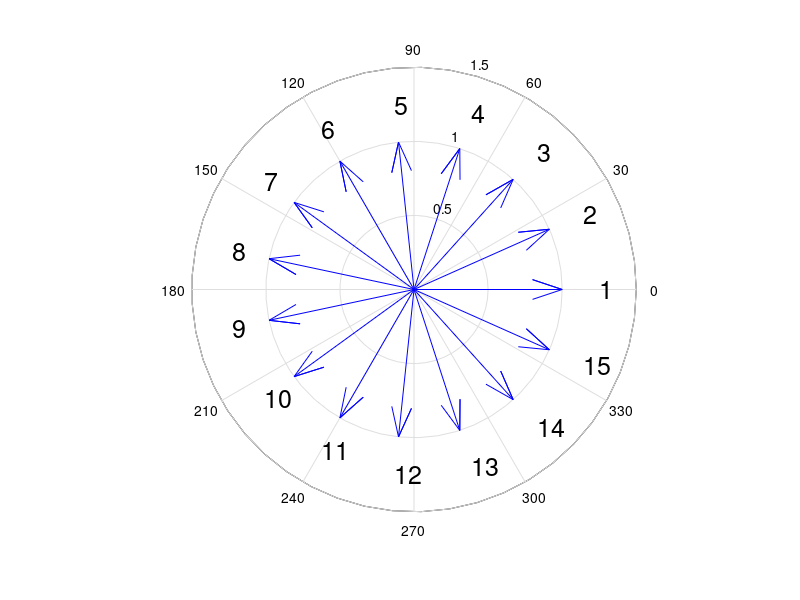

This chart was generated by the following MATLAB code:
% AutoWinding.m
% For arranging AC machine's windings and auto excitation arrangement in Ansys Maxwell.
% By JIANG M. Y. on 2021-08-04.

% ===Instruction===
% 1. Fill the "input" according to your model.
% 2. Run the script in "Tools > Run script"
% 3. The name of winding terminal should be in the form of "TerminalName_TerminalNumber", (e.g. Terminal_3). 

clear all
clc

% Input 
mode=2;         
% mode=1 for single layer auto winding excitation arrangement in Maxwell 2D 
% mode=2 for double layer auto winding excitation arrangement in Maxwell 2D
% mode=3 for single layer auto winding excitation arrangement in Maxwell 3D
% mode=4 for double layer auto winding excitation arrangement in Maxwell 3D
% mode=5 for winding arrangement display only
OutputFilename='test1.vbs';        % Filename of .vbs
ProjectName='DS-R-1';         % Filename of .aedt
DesignName='noload-m2';        % Name of the design
TerminalName1='ICoil';     % Name of the winding terminal
TerminalName2='ICoilu';     % Name of the winding terminal (For mode 2 and mode 4)
WindingNames={'A','B','C'};         % Names of windings, like 'A', 'B', 'C'
p=2;       % Pole pairs
z=30;       % Slots
coil_pitch=0;       % 0 for auto coil pitch calculation, [1, +inf) for manual control, -1 for drum coil
Nc=0;        % Number of one layer conductors, Nc=0 for already set
FlagCreateWinding=1;    % Switch of create winding, 1 for need to create, 0 for no need
%=========================================================
m= length(WindingNames); % Phases
% Auto calculate the coil pitch (usually 5/6 of whole pitch)
if coil_pitch==0
    coil_pitch=floor(z/(2*p)*5/6);
    if coil_pitch==0
        coil_pitch=1;
    end
elseif coil_pitch==-1
    coil_pitch=0;
end

alf=p*360/z;        % Electric angle between two slots in deg
% Display
fprintf('Coil pitch = %d slot(s)\n',coil_pitch)
fprintf('Slot angle = %.4f deg\n',alf)

% Calculate the electric angle of every slot (0 deg - 359 deg)
for i=1:z
    slot_deg(i)=(i-1)*alf+0.0001;
    while(1)
        if slot_deg(i)>=360
            slot_deg(i)=slot_deg(i)-360;
        else
            break
        end
    end
end

% Plot slot-star vectogram
n = z / gcd(z,p);
if n == p
    n = 2*n;
end
for i=1:n
    c(i)=complex(cosd(slot_deg(i)),sind(slot_deg(i)));
end
compass(c)
for i=1:n
    text(1.25*cosd(slot_deg(i)),1.25*sind(slot_deg(i)),num2str(i),'FontSize',18);
end

% Sort the phase of slots by band
BandDeg=360/(2*m); % Degree of one band
for i=1:m
    BandPos(i,1)=(2*i-2)*BandDeg;
    BandPos(i,2)=(2*i-1)*BandDeg;
    BandNeg(i,1)=180+(2*i-2)*BandDeg;
    BandNeg(i,2)=180+(2*i-1)*BandDeg;
end

for i=1:m
    for j=1:2
        if BandPos(i,j)>360
            BandPos(i,j)=BandPos(i,j)-360;
        end
        if BandNeg(i,j)>360
            BandNeg(i,j)=BandNeg(i,j)-360;
        end
    end
end

for i=1:z
    for j=1:length(BandPos)
        if slot_deg(i)>=BandPos(j,1) && slot_deg(i)<BandPos(j,2)
            slot_phase_in(i)=j;
        end
    end
    for j=1:length(BandNeg)
        if slot_deg(i)>=BandNeg(j,1) && slot_deg(i)<BandNeg(j,2)
            slot_phase_in(i)=-j;
        end
    end
end

% Calculate the outside layer of slots (for double layer lapcoil)
for i=1:coil_pitch
    slot_phase_out(i)=-slot_phase_in(z-coil_pitch+i);
end
for i=1:z-coil_pitch
    slot_phase_out(i+coil_pitch)=-slot_phase_in(i);
end

SLOT=[slot_phase_out;slot_phase_in];

% Calculate the pitch factor
if coil_pitch==0
    k_p=1;
else
    k_p=sind(coil_pitch/(z/(2*p))*90);
end

% Calculate the distribution factor
q=z/(2*p*m);    % Slots per phase per pole
[N,D]=rat(q);
if D~=1
    q=N;
    alf=60/N;
end
k_d=sind(q*alf/2)/(q*sind(alf/2));

% Calculate the winding factor
k_w=k_d*k_p;

% Display
fprintf('Pitch factor = %.4f\n',k_p)
fprintf('Distribution factor = %.4f\n',k_d)
fprintf('Winding factor = %.4f\n',k_w)
fprintf('++++++++++++++++++++++\n')

% Rename and print the phase of each slot 
for i=1:length(WindingNames)
    WindingNamesPos{i}=['+',WindingNames{i}];
    WindingNamesNeg{i}=['-',WindingNames{i}];
end
for i=1:2
    for j=1:z
        if SLOT(i,j)>0
            SHOW{i,j}=WindingNamesPos{SLOT(i,j)};
        else
            SHOW{i,j}=WindingNamesNeg{-SLOT(i,j)};
        end
        fprintf('%s ',SHOW{i,j})
    end
    fprintf('\n')
end

for i=1:z
    SHOW{3,i}=num2str(i-1);
    SLOT(3,i)=i-1;
end

% .vbs output
if mode~=5
    % Configure output file
    Dat=fopen(OutputFilename,'w');
    fprintf(Dat,'''------------------------------------------\n');
    fprintf(Dat,'''AutoWinding by JIANG M. Y.\n');
    fprintf(Dat,'''Last Modified: %s\n',datestr(now,31));
    fprintf(Dat,'''------------------------------------------\n');
    fclose(Dat);
    fid=fopen(OutputFilename,'a');
    % ---Prefix---
    fprintf(fid,'Dim oAnsoftApp\n');
    fprintf(fid,'Dim oDesktop \n');
    fprintf(fid,'Dim oProject \n');
    fprintf(fid,'Dim oDesign \n');
    fprintf(fid,'Dim oEditor\n');
    fprintf(fid,'Dim oModule\n');
    fprintf(fid,'Set oAnsoftApp = CreateObject("Ansoft.ElectronicsDesktop")\n');
    fprintf(fid,'Set oDesktop = oAnsoftApp.GetAppDesktop()\n');
    fprintf(fid,'oDesktop.RestoreWindow\n');
    % ---Set---
    fprintf(fid,'Set oProject = oDesktop.SetActiveProject("%s")\n',ProjectName);
    fprintf(fid,'Set oDesign = oProject.SetActiveDesign("%s")\n',DesignName);
    fprintf(fid,'Set oModule = oDesign.GetModule("BoundarySetup")\n');
    % ---Add the number of conducters per layer
    if Nc~=0
        fprintf(fid,'oDesign.ChangeProperty Array("NAME:AllTabs", Array("NAME:LocalVariableTab", Array("NAME:PropServers",  _\n');
        fprintf(fid,'  "LocalVariables"), Array("NAME:NewProps", Array("NAME:N", "PropType:=", "VariableProp", "UserDef:=",  _\n');
        fprintf(fid,'  true, "Value:=", "%d"))))\n',Nc);
    end
    % ---Add winding---
    if FlagCreateWinding==1
        for i=1:length(WindingNames)
            fprintf(fid,'oModule.AssignWindingGroup Array("NAME:Winding%s", "Type:=", "Current", "IsSolid:=",  _\n',WindingNames{i});
            fprintf(fid,'  false, "Current:=", "0mA", "Resistance:=", "0ohm", "Inductance:=", "0nH", "Voltage:=",  _\n');
            fprintf(fid,'  "0mV", "ParallelBranchesNum:=", "1")\n');
        end
    end
    % ---Arrange winding---
    
    for i=1:length(SLOT)
        if mode==1 || mode==2
            fprintf(fid,'oModule.AssignCoil Array("NAME:%s_%d", "Objects:=", Array( _\n',TerminalName1,SLOT(3,i));
        else
            fprintf(fid,'oModule.AssignCoilTerminal Array("NAME:%s_%d", "Objects:=", Array( _\n',TerminalName1,SLOT(3,i));
        end
        
        if i==1
            fprintf(fid,'  "%s"), "Conductor number:=", "N", ',TerminalName1);
        else
            fprintf(fid,'  "%s_%d"), "Conductor number:=", "N", ',TerminalName1,SLOT(3,i));
        end
        if SLOT(2,i)>0
            if mode==1 || mode==2
                fprintf(fid,'"PolarityType:=", "Positive")\n');
            else
                fprintf(fid,'"Point out of terminal:=", false)\n');
            end
        else
            if mode==1 || mode==2
                fprintf(fid,'"PolarityType:=", "Negative")\n');
            else
                fprintf(fid,'"Point out of terminal:=", true)\n');
            end
        end
        if mode==1 || mode==2
            fprintf(fid,'oModule.AddWindingCoils ');
        else
            fprintf(fid,'oModule.AddWindingTerminals ');
        end
            fprintf(fid,'"Winding%s", Array("%s_%d")\n',WindingNames{abs(SLOT(2,i))},TerminalName1,SLOT(3,i));
    end
    
    
    if mode==2 || mode==4
        for i=1:length(SLOT)
            if mode==1 || mode==2
                fprintf(fid,'oModule.AssignCoil Array("NAME:%s_%d", "Objects:=", Array( _\n',TerminalName2,SLOT(3,i));
            else
                fprintf(fid,'oModule.AssignCoilTerminal Array("NAME:%s_%d", "Objects:=", Array( _\n',TerminalName2,SLOT(3,i));
            end
            
            if i==1
                fprintf(fid,'  "%s"), "Conductor number:=", "N", ',TerminalName2);
            else
                fprintf(fid,'  "%s_%d"), "Conductor number:=", "N", ',TerminalName2,SLOT(3,i));
            end
            if SLOT(1,i)>0
                if mode==2
                    fprintf(fid,'"PolarityType:=", "Positive")\n');
                else
                    fprintf(fid,'"Point out of terminal:=", false)\n');
                end
            else
                if mode==2
                    fprintf(fid,'"PolarityType:=", "Negative")\n');
                else
                    fprintf(fid,'"Point out of terminal:=", true)\n');
                end
            end
            if mode==1 || mode==2
                fprintf(fid,'oModule.AddWindingCoils ');
            else
                fprintf(fid,'oModule.AddWindingTerminals ');
            end
            fprintf(fid,'"Winding%s", Array("%s_%d")\n',WindingNames{abs(SLOT(1,i))},TerminalName2,SLOT(3,i));
        end
    end
    fclose('all');
end

